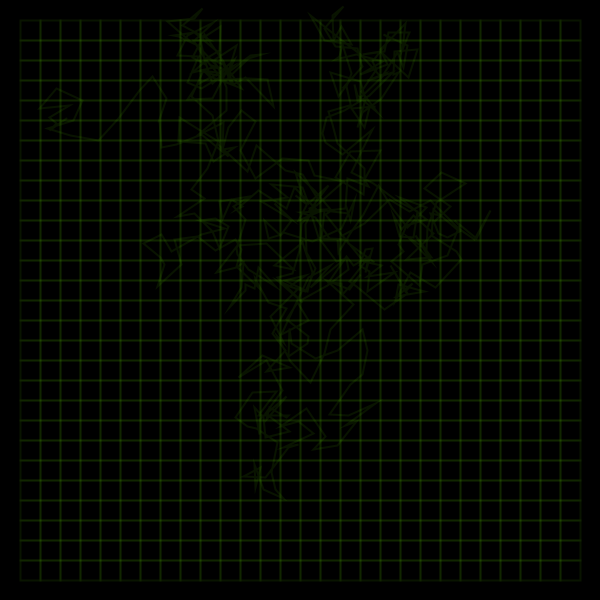
Frame 1 (no input)
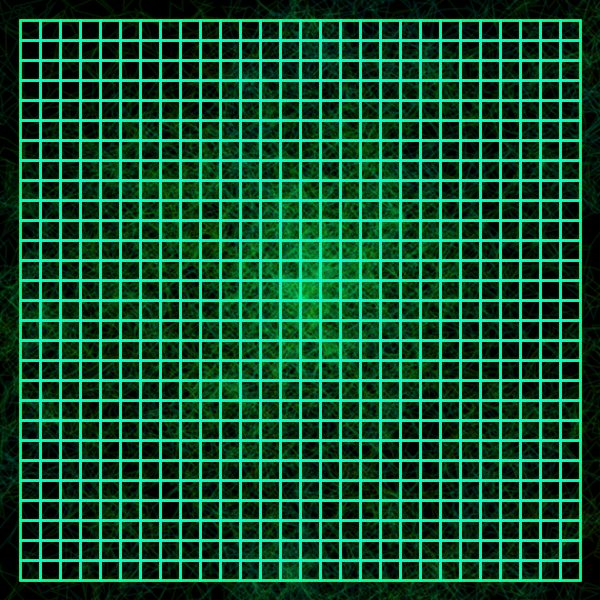
Frame 60 (the mouse pressed at the canvas centre just before this capture)
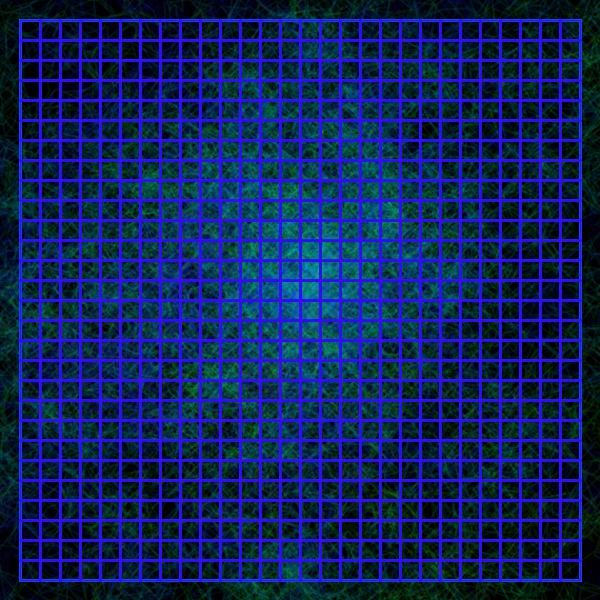
Frame 120 (the mouse held since frame 60 and released just before this capture)

The Processing sketch that drew these frames (run headless with seeded random() and noise(); from frame 60 on, the mouse is pressed at the canvas centre):

// Processing sketch: processing_101056
// ── processing_101056.pde

float h;
boolean backDark = true;
boolean walk = true;

void setup()
{
  size (600, 600);
  colorMode(HSB);
  background (0);
  strokeWeight (2);
  smooth ();

  h = int(random(100));

  noFill();
  strokeWeight(2);
}

void draw()
{
  //Update the Hue
  h = (h + 1) % 255;
  stroke(h, 255, 255, 20);

  float ry = height/2;
  float rx = width/2;

  beginShape();

  //Drunk Walk Done Behind Tiles
  if (walk)
  {
    for (int i=0; i < 500; i++)
    {
      vertex(rx, ry);

      ry += random(-30, 30);
      rx += random(-30, 30);
    }
  }
  
  //Making Tiling
  for (int x=1; x<29; x=x+1)
  {
    for (int y=1; y<29; y=y+1)
    {  
      noFill();
      rect(x*20, y*20, 20, 20);
    }
  }

  endShape();
}

//Switch Background Color from White to Black or Vice Versa
void mousePressed()
{
  if (backDark)
  {
     background (255); 
     backDark = false;
  }
  else
  {
     background (0);
     backDark = true;
  } 
}

//Pause Drunk Walk
void keyPressed()
{ 
  if (walk)
  {
    walk = false;
  }
  else
  {
    walk = true;
  }
}
